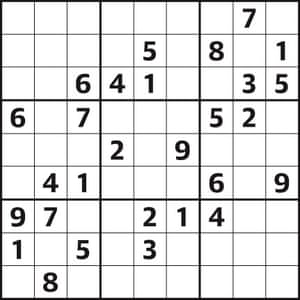
#> input picture test0.jpg, 300 x 300 px
$ python -i image_operations.py   (imports and definitions only)
#> lines starting #> are read from the running program, lines starting #| are printed output that depends on the picture; after the words box and inside, x2 and y2 are one past the last pixel; in counts of white or black regions, pixels touching at a corner belong together
import numpy as np
import cv2


def resizeImage(img, height):
    width = round(img.shape[1] * (height/img.shape[0]))
    return cv2.resize(img,(height,width))


def pad_image(img, border = 10):
    img =  cv2.copyMakeBorder(img, border, border, border, border, cv2.BORDER_CONSTANT, None, 255)
    return img

# [12 lines left out: functions noise_removal, getNumberRect, not called in this run]

def isWhiteImage(image):
    return np.all(image == 255)


# [14 lines left out: functions draw_white_border, getKernel, not called in this run]

def rowCol(i):
    return i // 9 + 1, i % 9 + 1

def order_corner_points(corners):
    # Separate corners into individual points
    # Index 0 - top-right
    #       1 - top-left
    #       2 - bottom-left
    #       3 - bottom-right
    corners = [(corner[0][0], corner[0][1]) for corner in corners]
    corners  = sorted(corners, key = lambda x : x[1])
    top_corners, bottom_corners = sorted(corners[0:2],key = lambda x:x[0]), sorted(corners[2:],key = lambda x:x[0])
    top_l,top_r = top_corners
    bottom_l,bottom_r = bottom_corners
    return (top_l, top_r, bottom_r, bottom_l)

def perspective_transform(image, corners):

    # Order points in clockwise order
    ordered_corners = order_corner_points(corners)
    top_l, top_r, bottom_r, bottom_l = ordered_corners

    # Determine width of new image which is the max distance between
    # (bottom right and bottom left) or (top right and top left) x-coordinates
    width_A = np.sqrt(((bottom_r[0] - bottom_l[0]) ** 2) + ((bottom_r[1] - bottom_l[1]) ** 2))
    width_B = np.sqrt(((top_r[0] - top_l[0]) ** 2) + ((top_r[1] - top_l[1]) ** 2))
    width = max(int(width_A), int(width_B))

    # Determine height of new image which is the max distance between
    # (top right and bottom right) or (top left and bottom left) y-coordinates
    height_A = np.sqrt(((top_r[0] - bottom_r[0]) ** 2) + ((top_r[1] - bottom_r[1]) ** 2))
    height_B = np.sqrt(((top_l[0] - bottom_l[0]) ** 2) + ((top_l[1] - bottom_l[1]) ** 2))
    height = max(int(height_A), int(height_B))

    # Construct new points to obtain top-down view of image in
    # top_r, top_l, bottom_l, bottom_r order
    dimensions = np.array([[0, 0], [width - 1, 0], [width - 1, height - 1],
                    [0, height - 1]], dtype = "float32")

    # Convert to Numpy format
    ordered_corners = np.array(ordered_corners, dtype="float32")

    # Find perspective transform matrix
    matrix = cv2.getPerspectiveTransform(ordered_corners, dimensions)

    # Return the transformed image
    return cv2.warpPerspective(image, matrix, (width, height))

def get_largest_box(image, isGray = True):
    if not isGray: image = cv2.cvtColor(image, cv2.COLOR_BGR2GRAY)
    thresh = cv2.adaptiveThreshold(image, 255, cv2.ADAPTIVE_THRESH_GAUSSIAN_C, cv2.THRESH_BINARY_INV, 11, 3)

    cnts = cv2.findContours(thresh, cv2.RETR_EXTERNAL, cv2.CHAIN_APPROX_SIMPLE)
    cnts = cnts[0] if len(cnts) == 2 else cnts[1]
    cnts = sorted(cnts, key=cv2.contourArea, reverse=True)

    ROI_number = 0
    for c in cnts:
        peri = cv2.arcLength(c, True)
        approx = cv2.approxPolyDP(c, 0.015 * peri, True)

        if len(approx) == 4:
            return c,approx

def cropImage(image, isGray = True):
    original = np.copy(image)
    contour, corners = get_largest_box(original,isGray)
    transformed = perspective_transform(original, corners)
    # rotated = rotate_image(transformed,0)
    return transformed

def cropImageToCorners(image,corners):
    transformed = perspective_transform(image,corners)
    return transformed

# [14 lines left out: functions crop_to_number, add_image_onto, not called in this run]

def show(img):
    cv2.imshow("",img)
    cv2.waitKey(0)

# [14 lines left out: function ResizeWithAspectRatio, not called in this run]

>>> import cv2
>>> picture = cv2.imread('../test0.jpg', cv2.IMREAD_GRAYSCALE)
#> picture: shape (300, 300); min 0, max 255, mean 224.2
>>> result = cropImage(picture)
#> in get_largest_box, `thresh = cv2.adaptiveThreshold(image, 255, cv2.ADAPTIVE_THRESH_GAUSSIA..`:
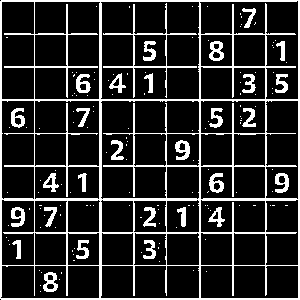
#> thresh: shape (300, 300); 16.8% white; 156 white regions (126 under 20 px)
#> in get_largest_box, `cnts = cv2.findContours(thresh, cv2.RETR_EXTERNAL, cv2.CHAIN_APPROX_SI..`: cnts = 1 contour; box (x1, y1, x2, y2) and area: (0, 0, 300, 300) 89400
#> in get_largest_box, `cnts = cnts[0] if len(cnts) == 2 else cnts[1]`: cnts = 1 item
#> the loop in get_largest_box, `for c in cnts:` made 1 pass
#> (peri, approx) on pass 1: (1194.8, [[1, 0], [0, 298], [299, 299], [299, 0]])
#> in cropImage, `contour, corners = get_largest_box(original,isGray)`: contour = [[1, 0], [0, 1], [0, 298], [1, 299], [299, 299], [299, 0]]; corners = [[1, 0], [0, 298], [299, 299], [299, 0]]
#> in order_corner_points, `corners = [(corner[0][0], corner[0][1]) for corner in corners]`: corners = [(1, 0), (0, 298), (299, 299), (299, 0)]
#> in order_corner_points, `corners  = sorted(corners, key = lambda x : x[1])`: corners = [(1, 0), (299, 0), (0, 298), (299, 299)]
#> in order_corner_points, `top_corners, bottom_corners = sorted(corners[0:2],key = lambda x:x[0])..`: top_corners = [(1, 0), (299, 0)]; bottom_corners = [(0, 298), (299, 299)]
#> in order_corner_points, `top_l,top_r = top_corners`: top_l = (1, 0); top_r = (299, 0)
#> in order_corner_points, `bottom_l,bottom_r = bottom_corners`: bottom_l = (0, 298); bottom_r = (299, 299)
#> in perspective_transform, `ordered_corners = order_corner_points(corners)`: ordered_corners = ((1, 0), (299, 0), (299, 299), (0, 298))
#> in perspective_transform, `top_l, top_r, bottom_r, bottom_l = ordered_corners`: top_l = (1, 0); top_r = (299, 0); bottom_r = (299, 299); bottom_l = (0, 298)
#> in perspective_transform, `width_A = np.sqrt(((bottom_r[0] - bottom_l[0]) ** 2) + ((bottom_r[1] -..`: width_A = 299
#> in perspective_transform, `width_B = np.sqrt(((top_r[0] - top_l[0]) ** 2) + ((top_r[1] - top_l[1]..`: width_B = 298
#> in perspective_transform, `width = max(int(width_A), int(width_B))`: width = 299
#> in perspective_transform, `height_B = np.sqrt(((top_l[0] - bottom_l[0]) ** 2) + ((top_l[1] - bott..`: height_B = 298
#> in perspective_transform, `height = max(int(height_A), int(height_B))`: height = 299
#> in perspective_transform, `dimensions = np.array([[0, 0], [width - 1, 0], [width - 1, height - 1]..`: dimensions = [[0, 0], [298, 0], [298, 298], [0, 298]]
#> in perspective_transform, `ordered_corners = np.array(ordered_corners, dtype="float32")`: ordered_corners = [[1, 0], [299, 0], [299, 299], [0, 298]]
#> in perspective_transform, `matrix = cv2.getPerspectiveTransform(ordered_corners, dimensions)`: matrix = [[1, 0.00337, -1], [3.71e-19, 1, -1.11e-16], [1.12e-05, 1.13e-05, 1]]
#> in perspective_transform, `return cv2.warpPerspective(image, matrix, (width, height))`:
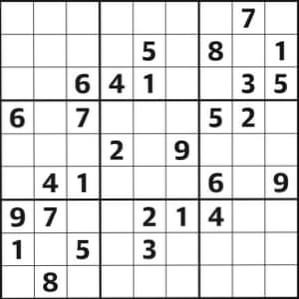
#> returned value: shape (299, 299); min 0, max 255, mean 224.9

$ run again, on test1.jpg
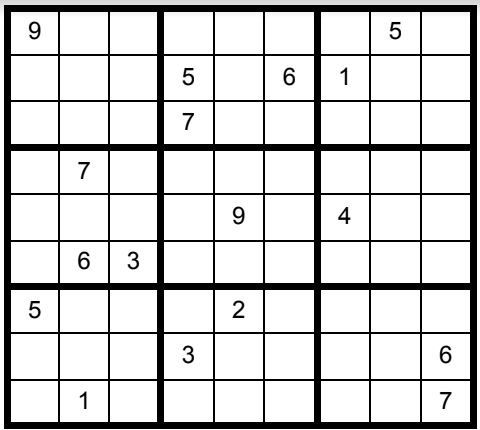
#> input picture test1.jpg, 480 x 430 px
#> picture is the input picture: shape (430, 480); min 0, max 255, mean 210.3
#> in get_largest_box, `thresh = cv2.adaptiveThreshold(image, 255, cv2.ADAPTIVE_THRESH_GAUSSIA..`:
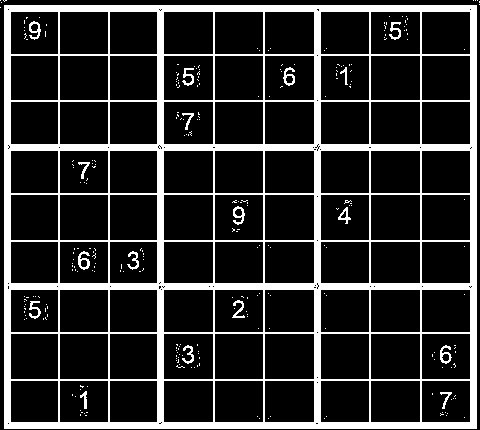
#> thresh: shape (430, 480); 17.5% white; 273 white regions (255 under 20 px)
#> cnts = 10 contours, 9 with area under 20; largest, box (x1, y1, x2, y2) and area: (4, 5, 477, 429) 199656
#> the loop in get_largest_box, `for c in cnts:` made 1 pass
#> (peri, approx) on pass 1: (1790, [[4, 5], [4, 428], [476, 428], [476, 5]])
#> in cropImage, `contour, corners = get_largest_box(original,isGray)`: contour = [[4, 5], [4, 428], [476, 428], [476, 5]]
#> in order_corner_points, `corners = [(corner[0][0], corner[0][1]) for corner in corners]`: corners = [(4, 5), (4, 428), (476, 428), (476, 5)]
#> in order_corner_points, `corners  = sorted(corners, key = lambda x : x[1])`: corners = [(4, 5), (476, 5), (4, 428), (476, 428)]
#> top_corners = [(4, 5), (476, 5)]; bottom_corners = [(4, 428), (476, 428)]
#> in order_corner_points, `top_l,top_r = top_corners`: top_l = (4, 5); top_r = (476, 5)
#> in order_corner_points, `bottom_l,bottom_r = bottom_corners`: bottom_l = (4, 428); bottom_r = (476, 428)
#> in perspective_transform, `ordered_corners = order_corner_points(corners)`: ordered_corners = ((4, 5), (476, 5), (476, 428), (4, 428))
#> in perspective_transform, `top_l, top_r, bottom_r, bottom_l = ordered_corners`: top_l = (4, 5); top_r = (476, 5); bottom_r = (476, 428); bottom_l = (4, 428)
#> width_A = 472
#> height_A = 423
#> dimensions = [[0, 0], [471, 0], [471, 422], [0, 422]]
#> in perspective_transform, `ordered_corners = np.array(ordered_corners, dtype="float32")`: ordered_corners = [[4, 5], [476, 5], [476, 428], [4, 428]]
#> matrix = [[0.998, -9.39e-19, -3.99], [-1.87e-18, 0.998, -4.99], [-2.23e-20, -2.23e-21, 1]]
#> in perspective_transform, `return cv2.warpPerspective(image, matrix, (width, height))`:
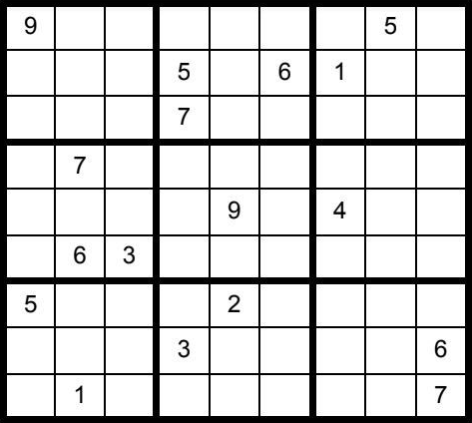
#> returned value: shape (423, 472); min 0, max 255, mean 209.4

$ run again, on test4.jpg
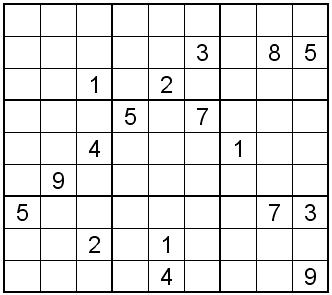
#> input picture test4.jpg, 332 x 295 px
#> picture is the input picture: shape (295, 332); min 0, max 255, mean 229.7
#> in get_largest_box, `thresh = cv2.adaptiveThreshold(image, 255, cv2.ADAPTIVE_THRESH_GAUSSIA..`:
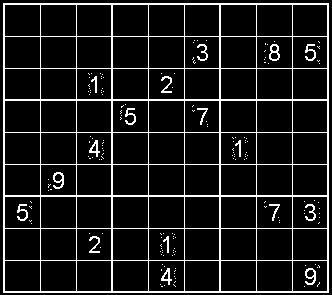
#> thresh: shape (295, 332); 10.1% white in thin lines or dots
#> in get_largest_box, `cnts = cv2.findContours(thresh, cv2.RETR_EXTERNAL, cv2.CHAIN_APPROX_SI..`: cnts = 1 contour; box (x1, y1, x2, y2) and area: (3, 3, 329, 293) 93925
#> in get_largest_box, `cnts = cnts[0] if len(cnts) == 2 else cnts[1]`: cnts = [[[3, 3], [3, 292], [328, 292], [328, 3]]]
#> the loop in get_largest_box, `for c in cnts:` made 1 pass
#> (peri, approx) on pass 1: (1228, [[3, 3], [3, 292], [328, 292], [328, 3]])
#> in cropImage, `contour, corners = get_largest_box(original,isGray)`: contour = [[3, 3], [3, 292], [328, 292], [328, 3]]
#> in order_corner_points, `corners = [(corner[0][0], corner[0][1]) for corner in corners]`: corners = [(3, 3), (3, 292), (328, 292), (328, 3)]
#> in order_corner_points, `corners  = sorted(corners, key = lambda x : x[1])`: corners = [(3, 3), (328, 3), (3, 292), (328, 292)]
#> top_corners = [(3, 3), (328, 3)]; bottom_corners = [(3, 292), (328, 292)]
#> in order_corner_points, `top_l,top_r = top_corners`: top_l = (3, 3); top_r = (328, 3)
#> in order_corner_points, `bottom_l,bottom_r = bottom_corners`: bottom_l = (3, 292); bottom_r = (328, 292)
#> in perspective_transform, `ordered_corners = order_corner_points(corners)`: ordered_corners = ((3, 3), (328, 3), (328, 292), (3, 292))
#> in perspective_transform, `top_l, top_r, bottom_r, bottom_l = ordered_corners`: top_l = (3, 3); top_r = (328, 3); bottom_r = (328, 292); bottom_l = (3, 292)
#> width_A = 325
#> height_A = 289
#> dimensions = [[0, 0], [324, 0], [324, 288], [0, 288]]
#> in perspective_transform, `ordered_corners = np.array(ordered_corners, dtype="float32")`: ordered_corners = [[3, 3], [328, 3], [328, 292], [3, 292]]
#> matrix = [[0.997, 6.52e-19, -2.99], [1.35e-18, 0.997, -2.99], [2.61e-19, 0, 1]]
#> in perspective_transform, `return cv2.warpPerspective(image, matrix, (width, height))`:
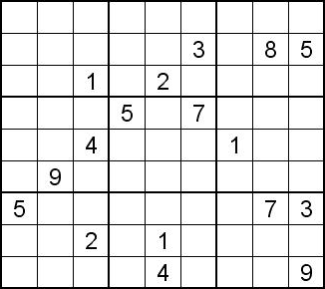
#> returned value: shape (289, 325); min 0, max 255, mean 228.8
